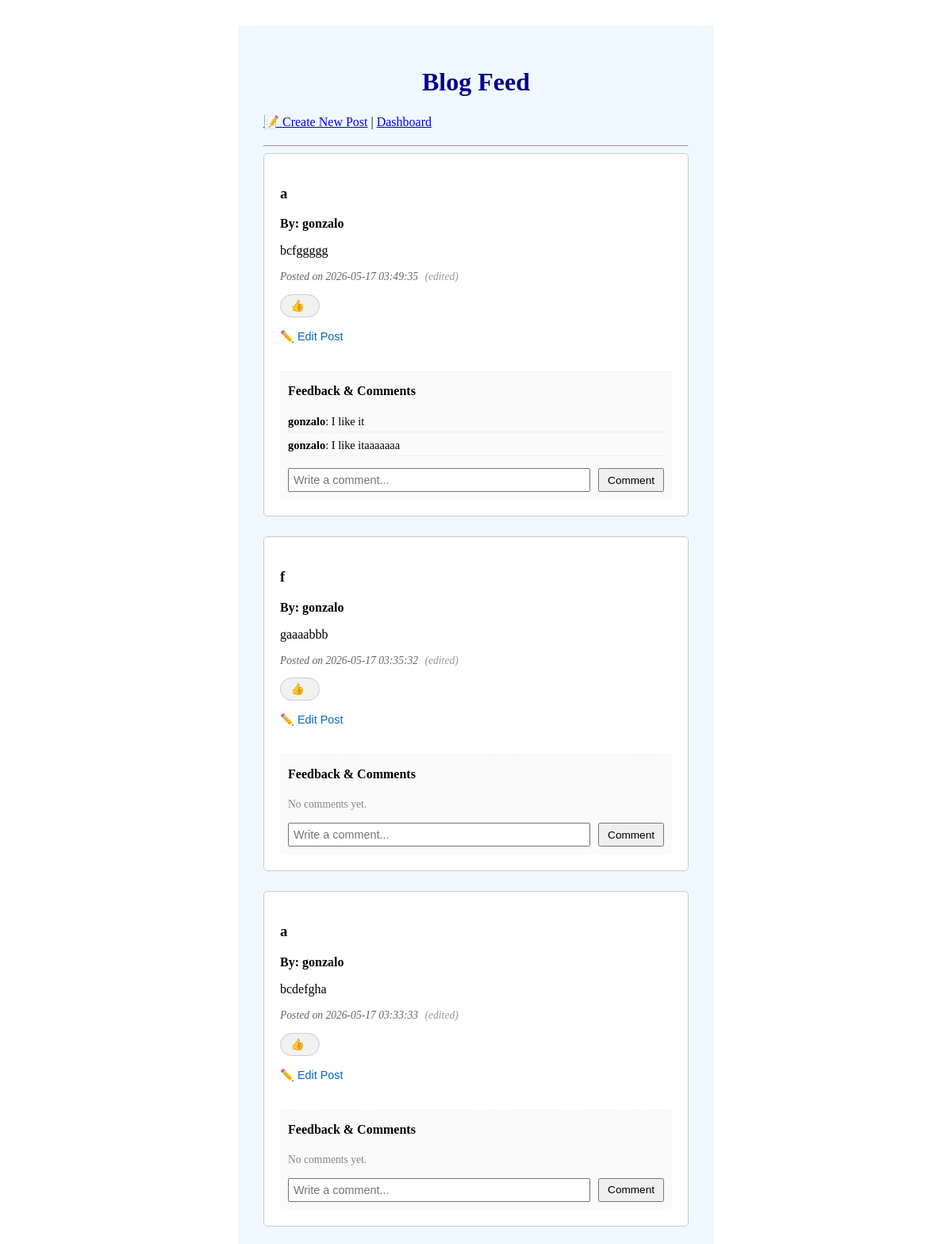
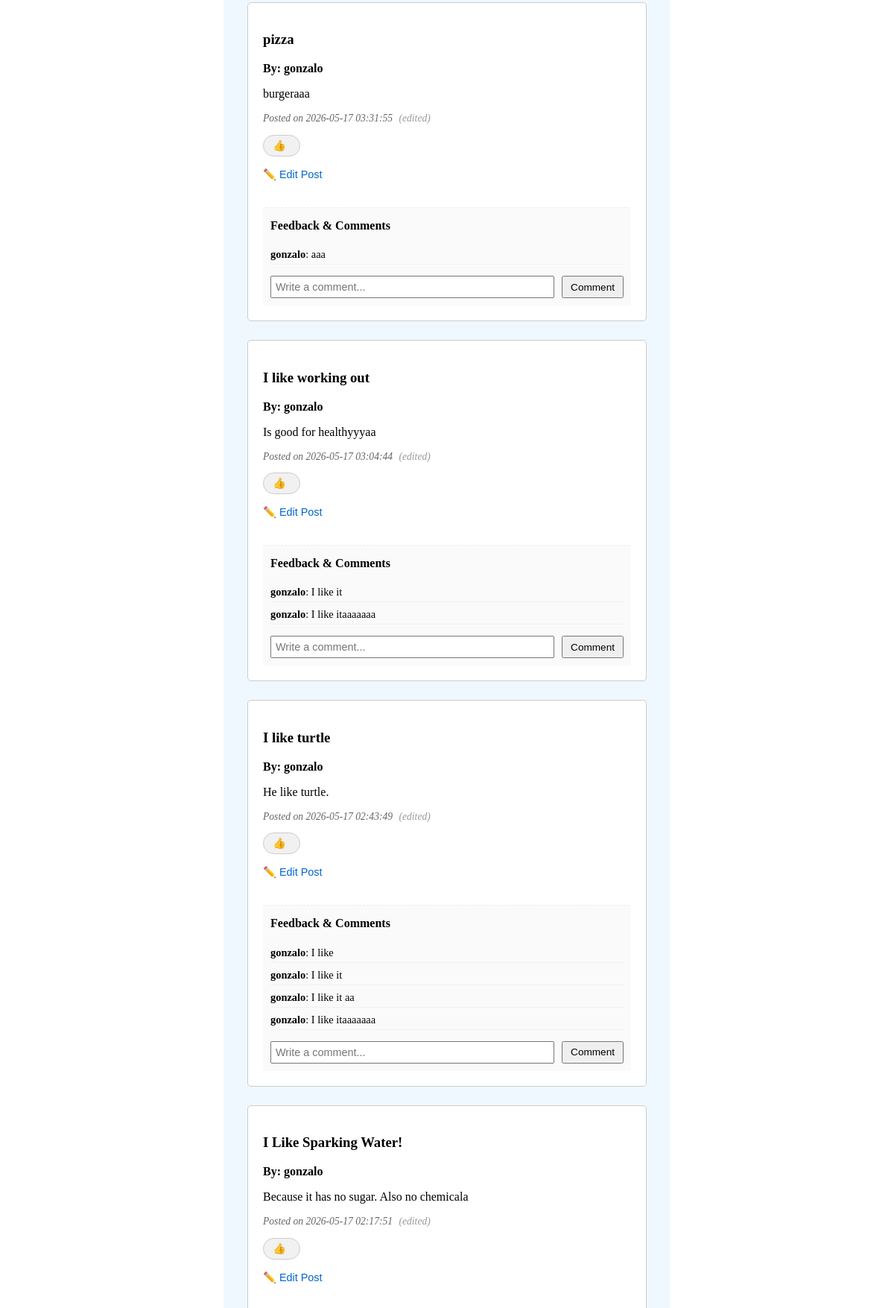
Screenshot of /blog (signed in, upper part) with the database file from the repository (2 pictures, top to bottom).
### tables this page shows
CREATE TABLE blog (
    id INTEGER PRIMARY KEY AUTOINCREMENT,
    user_id INTEGER,
    title TEXT NOT NULL,
    content TEXT NOT NULL,
    created_at TIMESTAMP DEFAULT CURRENT_TIMESTAMP, is_edited INTEGER DEFAULT 0, likes INTEGER DEFAULT 0,
    FOREIGN KEY (user_id) REFERENCES users (id)
);

CREATE TABLE users(
id INTEGER PRIMARY KEY AUTOINCREMENT,
username TEXT NOT NULL,
email TEXT UNIQUE NOT NULL,
password TEXT NOT NULL);

CREATE TABLE comments (
    id INTEGER PRIMARY KEY AUTOINCREMENT,
    blog_id INTEGER,
    username TEXT NOT NULL,
    comment_text TEXT NOT NULL,
    created_at TIMESTAMP DEFAULT CURRENT_TIMESTAMP,
    FOREIGN KEY (blog_id) REFERENCES blog (id)
);

### app.py (the view)
@app.route('/blog')
def blog_1():
    conn = get_db()
    cursor = conn.cursor()
    cursor.execute("""
        SELECT blog.id, users.username, blog.title, blog.content, blog.created_at, blog.is_edited
        FROM blog
        JOIN users ON blog.user_id = users.id
        ORDER BY blog.created_at DESC
    """)
    blog_rows = cursor.fetchall()
    blogs_data = []
    for row in blog_rows:
        blog_dict = dict(row)
        cursor.execute("""
            SELECT username, comment_text, created_at
            FROM comments
            WHERE blog_id = ?
            ORDER BY created_at ASC
        """, (blog_dict['id'],))
        blog_dict['comments'] = cursor.fetchall()
        blogs_data.append(blog_dict)
    conn.close()
    return render_template('blogs.html', username=session['username'], blogs=blogs_data)

### app.py (called while the page is built)
def get_db():
    conn = sqlite3.connect("flask_auth.db")
    conn.row_factory = sqlite3.Row
    return conn

### templates/blogs.html (shortened to what this page needs)
{% extends 'base.html' %}
{% block content %}
<h1 class="title">Blog Feed</h1>
<p class="nagivate_links">
    <a href="{{ url_for('index_blog') }}">📝 Create New Post</a> |
    <a href="{{ url_for('dashboard') }}">Dashboard</a>
</p>
<hr>
<div>
    {% for blog in blogs %}
        <div class="blogzep" id="blog_card{{ blog['id'] }}">
            <h3>{{ blog['title'] }}</h3>
            <p><strong>By: {{ blog['username'] }}</strong></p>
            <p class="blog_content">{{ blog['content'] }}</p>
            <p class="timestamp">
                <em>Posted on {{ blog['created_at'] }}</em>
                {% if blog['is_edited'] == 1 %}
                    <span class="edited">(edited)</span>
                {% endif %}
            </p>
            <div class="likes">
                <button onclick="click_for_likes({{ blog['id'] }})" class="btn_likes">
                    👍 <span id="like_counting{{ blog['id'] }}">{{ blog['likes'] }}</span>
                </button>
            </div>
            {% if session['username'] == blog['username'] %}
                <button onclick="Inline_editing({{ blog['id'] }})" class="btn_edit">✏️ Edit Post</button>
            {% endif %}
            <div class="comments">
                <h4>Feedback & Comments</h4>
                <div class="list">
                    {% for comment in blog['comments'] %}
                        <div class="item">
                            <strong>{{ comment['username'] }}</strong>: {{ comment['comment_text'] }}
                        </div>
                    {% else %}
                        <p class="empty_comments">No comments yet.</p>
                    {% endfor %}
                </div>
                <form action="/add_comment/{{ blog['id'] }}" method="post" class="comment-form">
                    <input type="text" name="comment_text" placeholder="Write a comment..." class="comment_field">
                    <button type="submit" class="comment_submit">Comment</button>
                </form>
            </div>
        </div>
    {% else %}
        <p class="empty_blogs">No blogs created. Be the first one to create!</p>
    {% endfor %}
</div>
{% endblock %}

### templates/base.html (shortened to what this page needs)
<!DOCTYPE html>
<html lang="en">
<head>
    <link rel="stylesheet" href="{{url_for('static', filename ='style.css')}}">
</head>
</head>
<body>
    <main class="maincontainer">
        {%block content%} {%endblock%}
    </main>
</body>
</html>

### static/style.css (style rules this page uses)
* { box-sizing: border-box; }
.maincontainer { background-color: aliceblue; width: 600px; margin: 2rem auto; padding: 2rem; }
.title { text-align: center; color: darkblue; }
.nagivate_links { margin-bottom: 20px; }
.blogzep { border: 1px solid #ccc; padding: 20px; margin-bottom: 25px; border-radius: 5px; background-color: #ffffff; }
.timestamp { color: #666666; font-size: 0.85em; }
.edited { color: #999999; font-style: italic; margin-left: 5px; }
.likes { margin-top: 5px; margin-bottom: 15px; }
.btn_likes { background: none; border: 1px solid #cccccc; border-radius: 20px; padding: 5px 12px; font-size: 0.9em; cursor: pointer; display: inline-flex; align-items: center; gap: 6px; background-color: #f1f1f1; }
.btn_edit { background: none; border: none; color: #0066cc; cursor: pointer; padding: 0; font-size: 0.9em; margin-bottom: 15px; }
.comments { margin-top: 20px; padding: 10px; padding-top: 15px; border-top: 1px dashed #eeeeee; background-color: #fafafa; border-radius: 4px; }
.comments h4 { margin-top: 0; }
.list { margin-bottom: 15px; }
.item { font-size: 0.9em; margin-bottom: 8px; border-bottom: 1px solid #f0f0f0; padding-bottom: 4px; }
.empty_comments, .empty_blogs { font-size: 0.85em; color: #888888; margin-bottom: 10px; }
.comment-form { display: flex; gap: 10px; }
.comment_field { flex-grow: 1; padding: 5px; font-size: 0.9em; }
.comment_submit { padding: 5px 10px; font-size: 0.85em; cursor: pointer; }

### rows the page displays
blog: title "a", username "gonzalo", content "bcfggggg", created_at "2026-05-17 03:49:35", is_edited "(edited)"
comments: username "gonzalo", comment_text "I like it"
comments: username "gonzalo", comment_text "I like itaaaaaaa"
blog: title "f", username "gonzalo", content "gaaaabbb", created_at "2026-05-17 03:35:32", is_edited "(edited)"
blog: title "a", username "gonzalo", content "bcdefgha", created_at "2026-05-17 03:33:33", is_edited "(edited)"
blog: title "pizza", username "gonzalo", content "burgeraaa", created_at "2026-05-17 03:31:55", is_edited "(edited)"
comments: username "gonzalo", comment_text "aaa"
blog: title "I like working out", username "gonzalo", content "Is good for healthyyyaa", created_at "2026-05-17 03:04:44", is_edited "(edited)"
comments: username "gonzalo", comment_text "I like it"
comments: username "gonzalo", comment_text "I like itaaaaaaa"
blog: title "I like turtle", username "gonzalo", content "He like turtle.", created_at "2026-05-17 02:43:49", is_edited "(edited)"
comments: username "gonzalo", comment_text "I like"
comments: username "gonzalo", comment_text "I like it"
comments: username "gonzalo", comment_text "I like it aa"
comments: username "gonzalo", comment_text "I like itaaaaaaa"
blog: title "I Like Sparking Water!", username "gonzalo", content "Because it has no sugar. Also no chemicala", created_at "2026-05-17 02:17:51", is_edited "(edited)"
